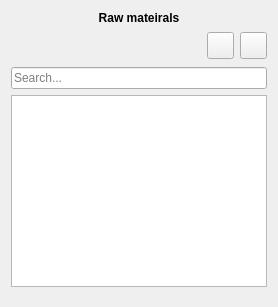
          <widget class="QWidget" name="tab_3">
           <property name="styleSheet">
            <string notr="true">#tab_3{
border-radius: 6px;
}</string>
           </property>
           <attribute name="title">
            <string>RM</string>
           </attribute>
           <attribute name="toolTip">
            <string>Raw materials</string>
           </attribute>
           <layout class="QGridLayout" name="gridLayout_15">
            <property name="bottomMargin">
             <number>0</number>
            </property>
            <item row="0" column="0">
             <widget class="QLabel" name="rm_label">
              <property name="font">
               <font>
                <weight>75</weight>
                <italic>false</italic>
                <bold>true</bold>
               </font>
              </property>
              <property name="text">
               <string>Raw mateirals</string>
              </property>
              <property name="alignment">
               <set>Qt::AlignCenter</set>
              </property>
             </widget>
            </item>
            <item row="1" column="0">
             <layout class="QGridLayout" name="gridLayout_11">
              <item row="0" column="4">
               <widget class="QPushButton" name="RawMaterial_Edit_Button">
                <property name="minimumSize">
                 <size>
                  <width>27</width>
                  <height>27</height>
                 </size>
                </property>
                <property name="maximumSize">
                 <size>
                  <width>27</width>
                  <height>27</height>
                 </size>
                </property>
                <property name="text">
                 <string/>
                </property>
                <property name="iconSize">
                 <size>
                  <width>20</width>
                  <height>20</height>
                 </size>
                </property>
               </widget>
              </item>
              <item row="0" column="5">
               <widget class="QPushButton" name="RawMaterial_Add_Button">
                <property name="minimumSize">
                 <size>
                  <width>27</width>
                  <height>27</height>
                 </size>
                </property>
                <property name="maximumSize">
                 <size>
                  <width>27</width>
                  <height>27</height>
                 </size>
                </property>
                <property name="font">
                 <font>
                  <family>Ubuntu</family>
                  <weight>75</weight>
                  <italic>false</italic>
                  <bold>true</bold>
                 </font>
                </property>
                <property name="text">
                 <string/>
                </property>
                <property name="iconSize">
                 <size>
                  <width>20</width>
                  <height>20</height>
                 </size>
                </property>
               </widget>
              </item>
              <item row="0" column="1">
               <widget class="QLabel" name="rm_loading_label">
                <property name="minimumSize">
                 <size>
                  <width>40</width>
                  <height>30</height>
                 </size>
                </property>
                <property name="maximumSize">
                 <size>
                  <width>40</width>
                  <height>30</height>
                 </size>
                </property>
                <property name="text">
                 <string/>
                </property>
               </widget>
              </item>
              <item row="1" column="0" colspan="6">
               <widget class="QLineEdit" name="RawMaterials_UI_SearchBar">
                <property name="placeholderText">
                 <string>Search...</string>
                </property>
               </widget>
              </item>
              <item row="2" column="0" colspan="6">
               <widget class="QListWidget" name="RawMaterials_UI_List">
                <property name="font">
                 <font>
                  <family>Ubuntu</family>
                  <weight>75</weight>
                  <italic>false</italic>
                  <bold>true</bold>
                 </font>
                </property>
                <property name="verticalScrollMode">
                 <enum>QAbstractItemView::ScrollPerPixel</enum>
                </property>
                <property name="horizontalScrollMode">
                 <enum>QAbstractItemView::ScrollPerPixel</enum>
                </property>
                <property name="spacing">
                 <number>6</number>
                </property>
                <property name="sortingEnabled">
                 <bool>true</bool>
                </property>
               </widget>
              </item>
              <item row="3" column="0" colspan="6">
               <widget class="QLabel" name="raw_materials_list_info">
                <property name="font">
                 <font>
                  <pointsize>9</pointsize>
                  <italic>false</italic>
                 </font>
                </property>
                <property name="text">
                 <string/>
                </property>
                <property name="alignment">
                 <set>Qt::AlignRight|Qt::AlignTrailing|Qt::AlignVCenter</set>
                </property>
               </widget>
              </item>
             </layout>
            </item>
           </layout>
          </widget>
